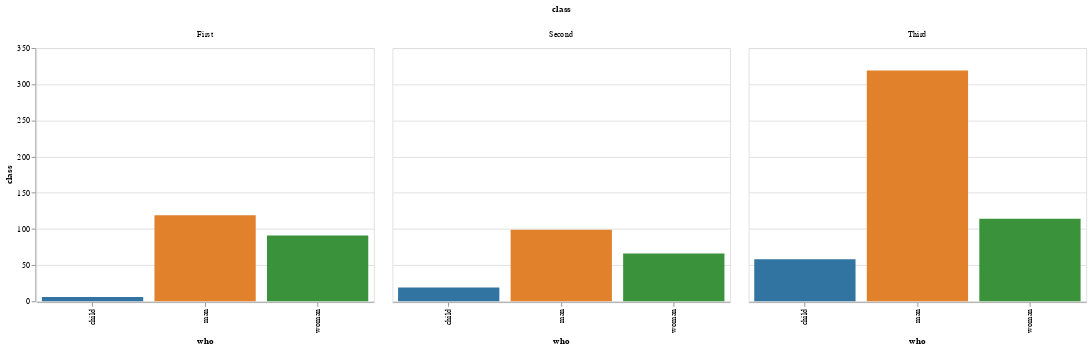

Notebook cell for this chart:
### Code cell
display(salt.countplot(x="class", hue="who", data=titanic))
ax = sns.countplot(x="class", hue="who", data=titanic)

### Figure 1 — Vega-Lite specification as saved in the notebook (floating-point values rounded to 4 significant figures; data arrays with more than 128 entries replaced by an {"elided": "..."} marker saying what was removed)
{"$schema": "https://vega.github.io/schema/vega-lite/v2.4.1.json", "config": {"range": {"category": ["rgba(49.62499999999999,115.62499999999996,161.37500000000003,1)", "rgba(224.87499999999997,128.875,44.12500000000004,1)", "rgba(58.49999999999999,145.50000000000003,58.49999999999999,1)", "rgba(192.125,60.87500000000001,61.62499999999999,1)", "rgba(147.49999999999994,113.74999999999999,178.25,1)", "rgba(131.875,91.37500000000001,83.12500000000001,1)", "rgba(213.50000000000003,132.49999999999997,188.74999999999994,1)", "rgba(127.0,127.0,127.0,1)", "rgba(168.87500000000003,169.625,53.37500000000001,1)", "rgba(45.99999999999998,171.25,184.00000000000003,1)"]}, "view": {"height": 300, "width": 400}}, "data": {"values": {"elided": "891 records"}}, "facet": {"column": {"field": "class", "type": "nominal"}}, "spec": {"encoding": {"color": {"field": "who", "legend": null, "type": "nominal"}, "x": {"field": "who", "type": "nominal"}, "y": {"aggregate": "count", "axis": {"title": "class"}, "field": "class", "type": "quantitative"}}, "mark": "bar"}}
